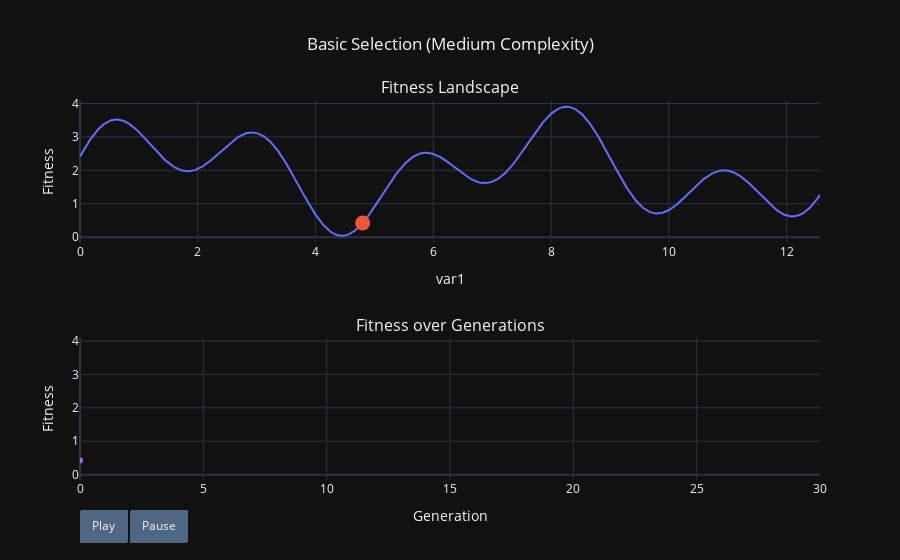

Notebook code for this chart:
### Markdown cell above
<a id='basic-selection-high'></a>
#### Basic Selection (High-Complexity Environment)
Now, let's apply this method to the higher complexity environment, the rightmost curve from Figure 1.

### Code cell
### Define the model conditions and RNG Seed
ex3_num_gens = 30
ex3_std_dev = 0.5
ex3_start = 4.8
ex3_state = np.random.RandomState(123)

# Generate the data to run the model
ex3_var1, ex3_fit = nat_sel_model(ex3_num_gens, ex3_std_dev,
                                  ex3_start, ex3_state, high_func, basic_selection)

# Generate Plot
basic_sel_high_env_plot = make_plot(ex3_num_gens, var1, high_func, ex3_var1, ex3_fit,
                                    title="Basic Selection (Medium Complexity)")
basic_sel_high_env_plot.show()

### Figure 1 — Plotly figure (JSON) as saved in the notebook; plotly's stock layout.template omitted (floating-point values rounded to 4 significant figures; data arrays with more than 128 entries replaced by an {"elided": "..."} marker saying what was removed)
{"data": [{"type": "scatter", "x": {"elided": "1000 float values"}, "xaxis": "x", "y": {"elided": "1000 float values"}, "yaxis": "y"}, {"marker": {"size": 15}, "mode": "markers", "type": "scatter", "x": [4.8], "xaxis": "x", "y": [0.4251], "yaxis": "y"}, {"mode": "markers", "type": "scatter", "xaxis": "x", "yaxis": "y"}, {"mode": "markers+lines", "type": "scatter", "x": [0], "xaxis": "x2", "y": [0.4251], "yaxis": "y2"}], "layout": {"annotations": [{"font": {"size": 16}, "showarrow": false, "text": "Fitness Landscape", "x": 0.5, "xanchor": "center", "xref": "paper", "y": 1, "yanchor": "bottom", "yref": "paper"}, {"font": {"size": 16}, "showarrow": false, "text": "Fitness over Generations", "x": 0.5, "xanchor": "center", "xref": "paper", "y": 0.375, "yanchor": "bottom", "yref": "paper"}], "autosize": true, "showlegend": false, "title": {"text": "Basic Selection (Medium Complexity)", "x": 0.5}, "updatemenus": [{"buttons": [{"args": [null, {"fromcurrent": true}], "label": "Play", "method": "animate"}, {"args": [[null], {"frame": {"duration": 0, "redraw": false}, "mode": "immediate", "transition": {"duration": 0}}], "label": "Pause", "method": "animate"}], "direction": "right", "pad": {"r": 10, "t": 30}, "showactive": false, "type": "buttons", "x": 0, "xanchor": "left", "y": 0, "yanchor": "top"}], "xaxis": {"anchor": "y", "domain": [0, 1], "title": {"text": "var1"}}, "xaxis2": {"anchor": "y2", "domain": [0, 1], "range": [0, 30], "title": {"text": "Generation"}}, "yaxis": {"anchor": "x", "domain": [0.625, 1], "range": [-0.1593, 4.105], "title": {"text": "Fitness"}}, "yaxis2": {"anchor": "x2", "domain": [0, 0.375], "range": [-0.1593, 4.105], "title": {"text": "Fitness"}}}}
